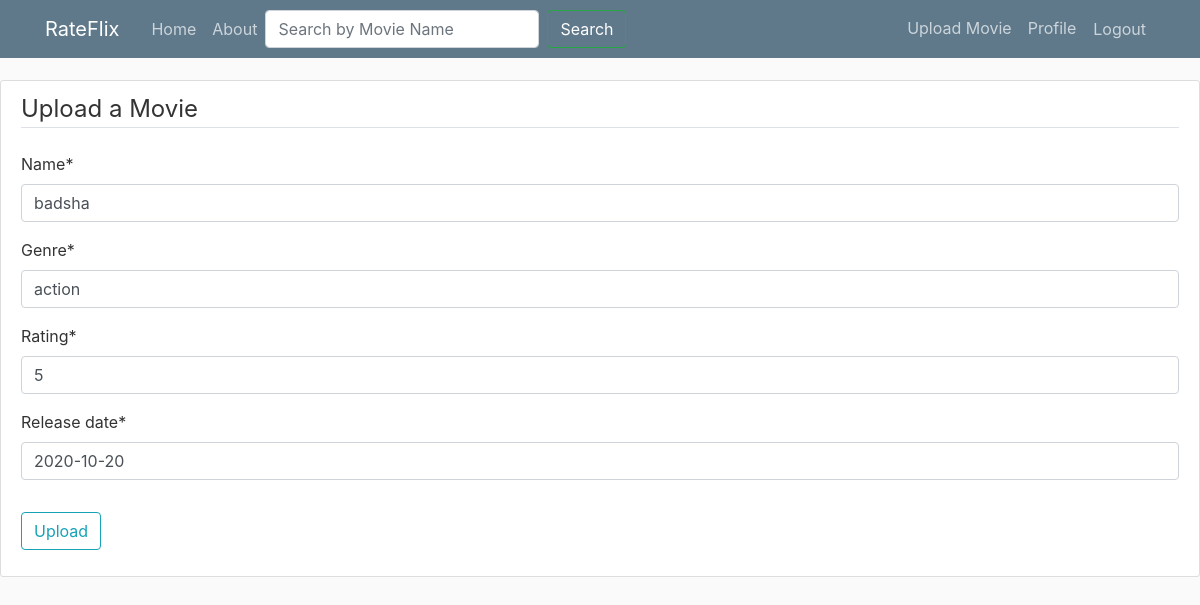
/movie/1/update/ (signed in), run on the app's committed database.
### movies/models.py (models this page shows, shortened)
class Movie(models.Model):
    name = models.CharField(max_length=100)
    genre = models.CharField(max_length=50)
    rating = models.CharField(max_length=5)
    release_date = models.DateField()
    date_posted = models.DateTimeField(default = timezone.now)
    author = models.ForeignKey(User, on_delete = models.CASCADE)

### movies/views.py (the view, shortened to what this page needs)
# urls.py: path('movie/<int:pk>/update/', MovieUpdateView.as_view(), name='movie-update'),
class MovieUpdateView(LoginRequiredMixin, UserPassesTestMixin, UpdateView):
    model = Movie
    fields = ['name', 'genre', 'rating', 'release_date']
    def test_func(self):
        movie = self.get_object()
        if self.request.user == movie.author:
            return True
        return False

### movies/templates/movies/movie_form.html (shortened to what this page needs)
{% extends "movies/base.html" %}
{% load crispy_forms_tags %}
{% block content %}
    <div class="content-section">
        <form method="POST">
            <fieldset class="form-group">
                <legend class="border-bottom mb-4"> Upload a Movie </legend>
                {{ form|crispy}}
            </fieldset>
            <div class="form-group">
                <button class="btn btn-outline-info" type="submit"> Upload</button>
            </div>
        </form>
    </div>
{% endblock content %}

### movies/static/movies/main.css (style rules this page uses)
body { background: #fafafa; color: #333333; margin-top: 5rem; }
.content-section { background: #ffffff; padding: 10px 20px; border: 1px solid #dddddd; border-radius: 3px; margin-bottom: 20px; }

### data on the page
Movie: name "badsha", genre "action", rating "5", release_date "2020-10-20"
